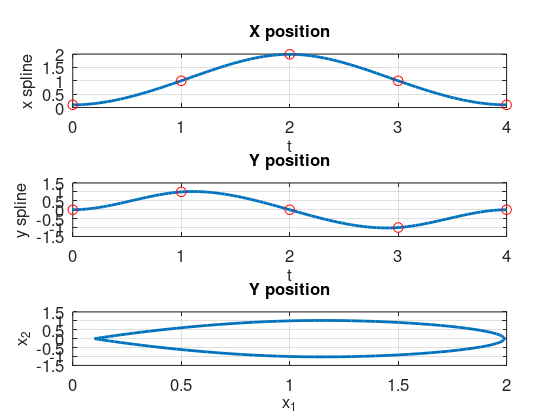
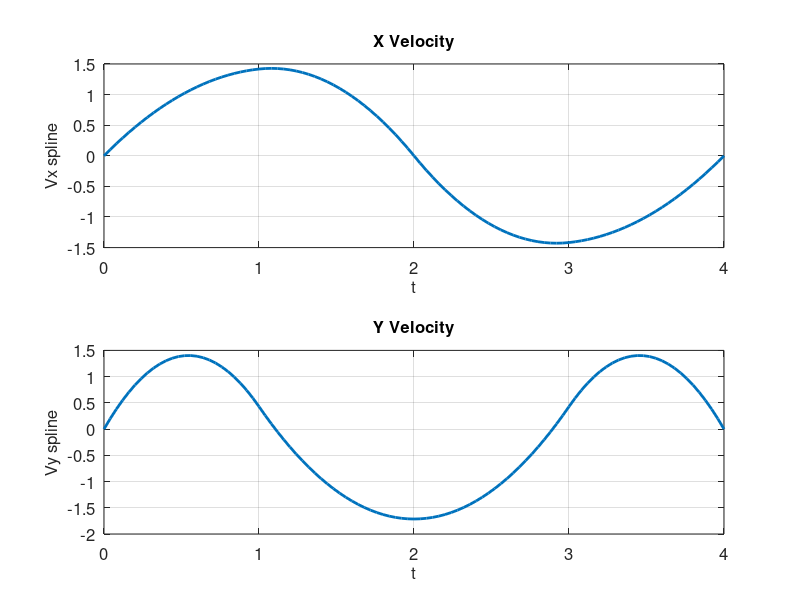
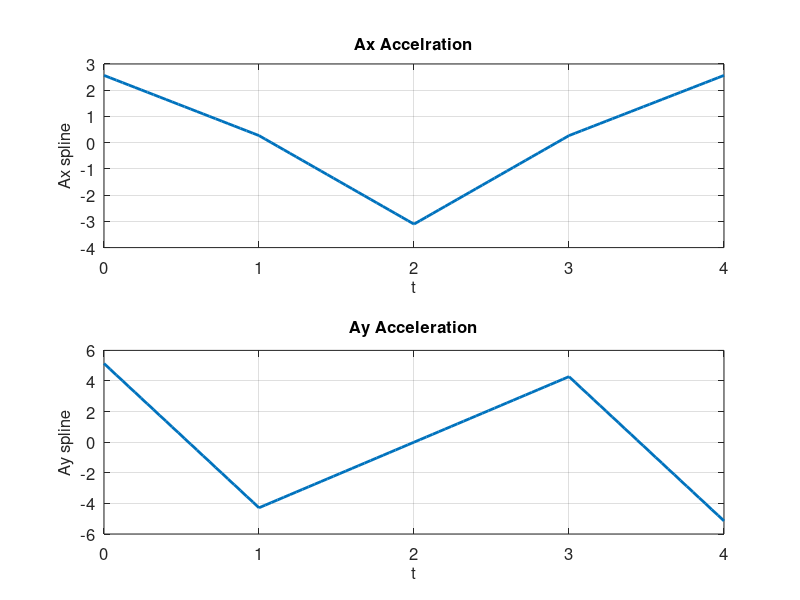
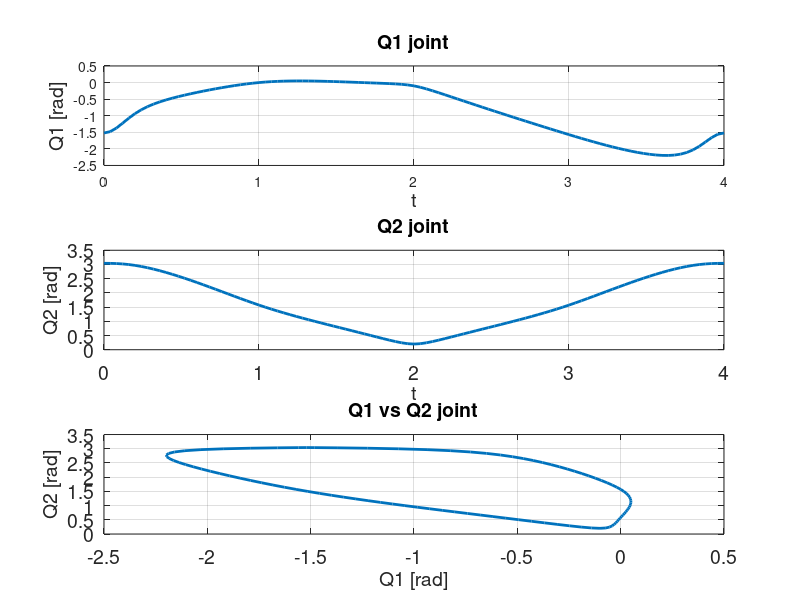

The MATLAB source for these figures, in order:
clc
clear
close all
%% Parameters
l1=1.0;
l2=1.0;


%% Spline
t=[0 1 2 3 4];
x=[0.1 1 1.99 1 0.1];
y=[0 1 0 -1 0];
T=[1 t(1) t(1)^2 t(1)^3 0 0 0 0 0 0 0 0 0 0 0 0    
   0 1 2*t(1) 3*t(1)^2 0 0 0 0 0 0 0 0 0 0 0 0      
   1 t(2) t(2)^2 t(2)^3 0 0 0 0 0 0 0 0 0 0 0 0      
   0 1 2*t(2) 3*t(2)^2 0 -1 -2*t(2) -3*t(2)^2 0 0 0 0 0 0 0 0   
   0 0 2 6*t(2) 0 0 -2 -6*t(2) 0 0 0 0 0 0 0 0   
   0 0 0 0 1 t(2) t(2)^2 t(2)^3 0 0 0 0 0 0 0 0
   0 0 0 0 1 t(3) t(3)^2 t(3)^3 0 0 0 0 0 0 0 0     
   0 0 0 0 0 1 2*t(3) 3*t(3)^2 0 -1 -2*t(3) -3*t(3)^2 0 0 0 0 
   0 0 0 0 0 0 2 6*t(3) 0 0 -2 -6*t(3) 0 0 0 0   
   0 0 0 0 0 0 0 0 1 t(3) t(3)^2 t(3)^3 0 0 0 0
   0 0 0 0 0 0 0 0 1 t(4) t(4)^2 t(4)^3 0 0 0 0   
   0 0 0 0 0 0 0 0 0 1 2*t(4) 3*t(4)^2 0 -1 -2*t(4) -3*t(4)^2
   0 0 0 0 0 0 0 0 0 0 2 6*t(4) 0 0 -2 -6*t(4)   
   0 0 0 0 0 0 0 0 0 0 0 0 1 t(4) t(4)^2 t(4)^3
   0 0 0 0 0 0 0 0 0 0 0 0 1 t(5) t(5)^2 t(5)^3   
   0 0 0 0 0 0 0 0 0 0 0 0 0 1 2*t(5) 3*t(5)^2];

A=[x(1) 0 x(2) 0 0 x(2) x(3) 0 0 x(3) x(4) 0 0 x(4) x(5) 0];
B=[y(1) 0 y(2) 0 0 y(2) y(3) 0 0 y(3) y(4) 0 0 y(4) y(5) 0];
ax=inv(T)*A';
ay=inv(T)*B';
t1 = t(1):(t(end)-t(1))/100:t(end);

%% Cartesian positions, velocities and accelerations
for i=1:length(t1)
if t1(i) < t(2);
k=1;
elseif t1(i) < t(3);
k=2;
elseif t1(i) < t(4);
k=3;
else
k=4;
end
xc(i) = ax((k-1)*4+1)*1 + ax((k-1)*4+2)*t1(i) + ax((k-1)*4+3)*t1(i)^2 + ax((k-1)*4+4)*t1(i)^3;
yc(i) = ay((k-1)*4+1)*1 + ay((k-1)*4+2)*t1(i) + ay((k-1)*4+3)*t1(i)^2 + ay((k-1)*4+4)*t1(i)^3;
Vx(i)=ax((k-1)*4+2) + 2*ax((k-1)*4+3)*t1(i) + 3*ax((k-1)*4+4)*t1(i)^2;
Vy(i)=ay((k-1)*4+2) + 2*ay((k-1)*4+3)*t1(i) + 3*ay((k-1)*4+4)*t1(i)^2;
Ax(i)= 2*ax((k-1)*4+3) + 6*ax((k-1)*4+4)*t1(i);
Ay(i)= 2*ay((k-1)*4+3) + 6*ay((k-1)*4+4)*t1(i);
end
%% Angular positions, velocities and accelerations
for h=1:length(t1)
    q2(h)= acos((xc(h)^2+yc(h)^2-l1^2-l2^2)/(2*l1*l2));
    q1(h)= atan2(yc(h),xc(h))-asin((l2*sin(q2(h)))/(sqrt(xc(h)^2+yc(h)^2)));

    J = [-l1*sin(q1(h))-l2*sin(q1(h)+q2(h)), -l2*sin(q1(h)+q2(h)); l1*cos(q1(h))+l2*cos(q1(h)+q2(h)), l2*cos(q1(h)+q2(h))];
    Dq(:,h) = inv(J)*[Vx(h);Vy(h)];
    D2q(:,h)=inv(J)*([Ax(h);Ay(h)]+[l1*cos(q1(h))*Dq(1,h)^2+l2*cos(q1(h)+q2(h))*(Dq(1,h)+Dq(2,h))^2;l1*sin(q1(h))*Dq(1,h)^2+l2*sin(q1(h)+q2(h))*(Dq(1,h)+Dq(2,h))^2]);

end


%% Plots

figure(1)
subplot(3,1,1); plot(t1, xc,'LineWidth',2);set(gca,'FontSize',12); xlabel('t','FontSize',12); ylabel('x spline','FontSize',12);title('X position','FontSize',12,'FontWeight','bold');
set(gcf,'PaperPositionMode','auto')
hold on
scatter (t,x,50,'r')
grid on
hold off
subplot(3,1,2); plot(t1, yc,'LineWidth',2);set(gca,'FontSize',12); xlabel('t','FontSize',12); ylabel('y spline','FontSize',12);title('Y position','FontSize',12,'FontWeight','bold');
hold on
scatter (t,y,50,'r')
grid on
hold off
subplot(3,1,3); plot(xc, yc,'LineWidth',2);set(gca,'FontSize',12); xlabel('x_1','FontSize',12); ylabel('x_2','FontSize',12);title('Y position','FontSize',12,'FontWeight','bold');
grid on

figure(2)
subplot(2,1,1); plot(t1, Vx,'LineWidth',2);set(gca,'FontSize',12);grid on; xlabel('t','FontSize',12); ylabel('Vx spline','FontSize',12);title('X Velocity','FontSize',12,'FontWeight','bold');
subplot(2,1,2); plot(t1, Vy,'LineWidth',2);set(gca,'FontSize',12);grid on; xlabel('t','FontSize',12); ylabel('Vy spline','FontSize',12);title('Y Velocity','FontSize',12,'FontWeight','bold');

figure(3)
subplot(2,1,1); plot(t1, Ax,'LineWidth',2);set(gca,'FontSize',12); grid on; xlabel('t','FontSize',12); ylabel('Ax spline','FontSize',12);title('Ax Accelration','FontSize',12,'FontWeight','bold');
subplot(2,1,2); plot(t1, Ay,'LineWidth',2);set(gca,'FontSize',12); grid on; xlabel('t','FontSize',12); ylabel('Ay spline','FontSize',12);title('Ay Acceleration','FontSize',12,'FontWeight','bold');

figure(4)
subplot(3,1,1);plot(t1,q1,'LineWidth',2); xlabel('t','FontSize',14); ylabel('Q1 [rad]','FontSize',14);title('Q1 joint','FontSize',14);
grid on
subplot(3,1,2);plot(t1,q2,'LineWidth',2); set(gca,'FontSize',14);xlabel('t','FontSize',14); ylabel('Q2 [rad]','FontSize',14);title('Q2 joint','FontSize',14);
grid on
subplot(3,1,3);plot(q1,q2,'LineWidth',2); set(gca,'FontSize',14);xlabel('Q1 [rad]','FontSize',14); ylabel('Q2 [rad]','FontSize',14);title('Q1 vs Q2 joint','FontSize',14);
grid on

figure(5)
subplot(2,1,1);plot(t1,Dq(1,:),'LineWidth',2); set(gca,'FontSize',14); xlabel('t','FontSize',14); ylabel('DQ1 [rad/s]','FontSize',14);title('Q1 joint Velocity','FontSize',14);
axis([0 4 -4 4])
grid on
subplot(2,1,2);plot(t1,Dq(2,:),'LineWidth',2);set(gca,'FontSize',14); xlabel('t','FontSize',14); ylabel('DQ2 [rad/s]','FontSize',14);title('Q2 joint Velocity','FontSize',14);
axis([0 4 -4 4])
grid on

figure(6)
subplot(2,1,1);plot(t1,D2q(1,:),'LineWidth',2); xlabel('t','FontSize',14); ylabel('D2Q1 [rad/s^2]','FontSize',14);title('Q1 joint Acceleration','FontSize',14);
axis([0 4 -100 100])
grid on
subplot(2,1,2);plot(t1,D2q(2,:),'LineWidth',2); xlabel('t','FontSize',14); ylabel('D2Q2 [rad/s^2]','FontSize',14);title('Q2 joint Acceleration','FontSize',14);
axis([0 4 -10 20])
grid on

